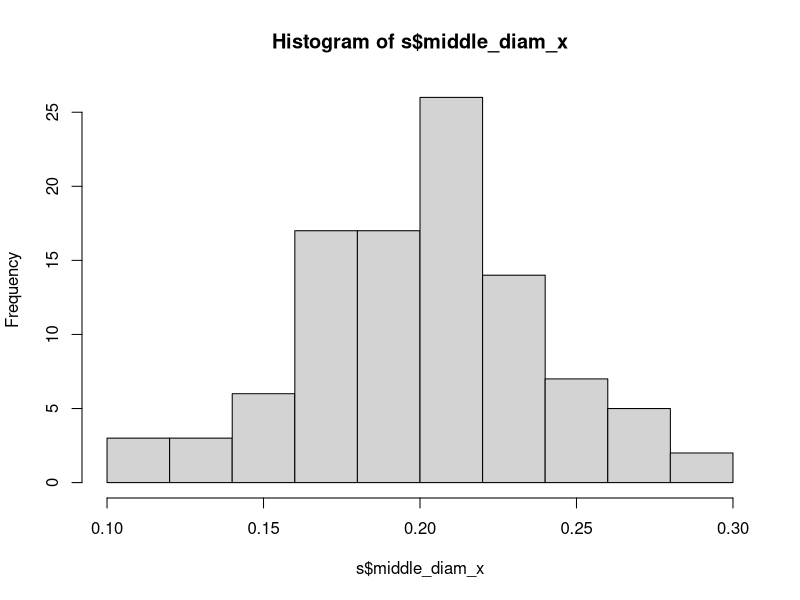
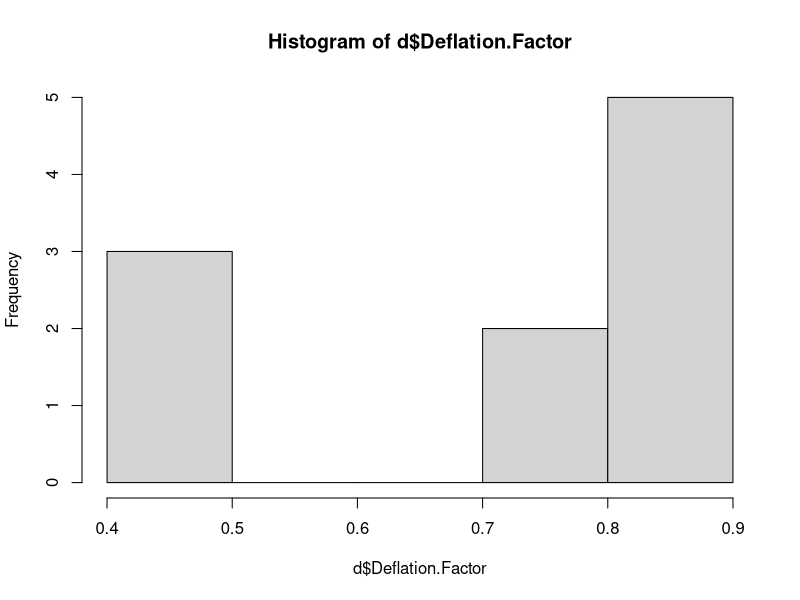
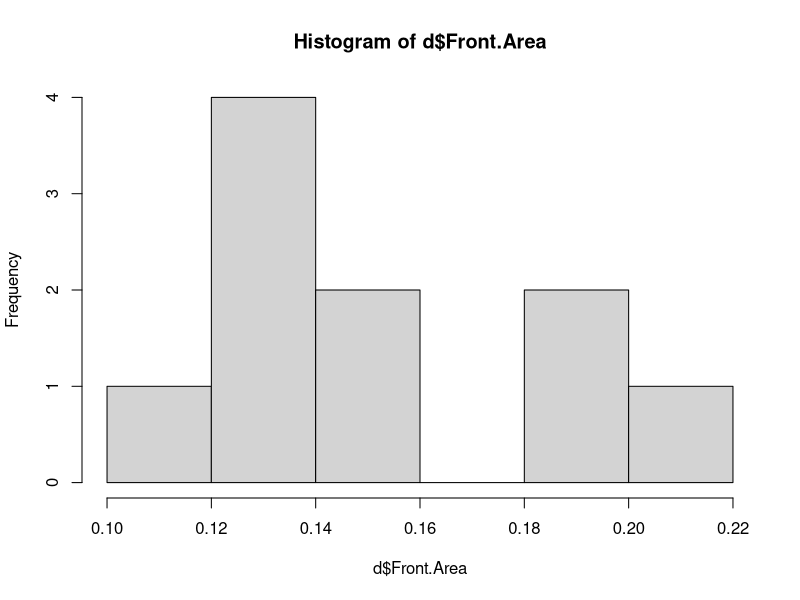

Reproduce these figures in R, in order.
setwd("/home/timon/fit_programming_III")

d <- read.csv("Resulting_Measurements.csv")

s <- read.csv("My_Stems.csv")

hist(s$middle_diam_x)

hist(d$Deflation.Factor)

hist(d$Front.Area)
